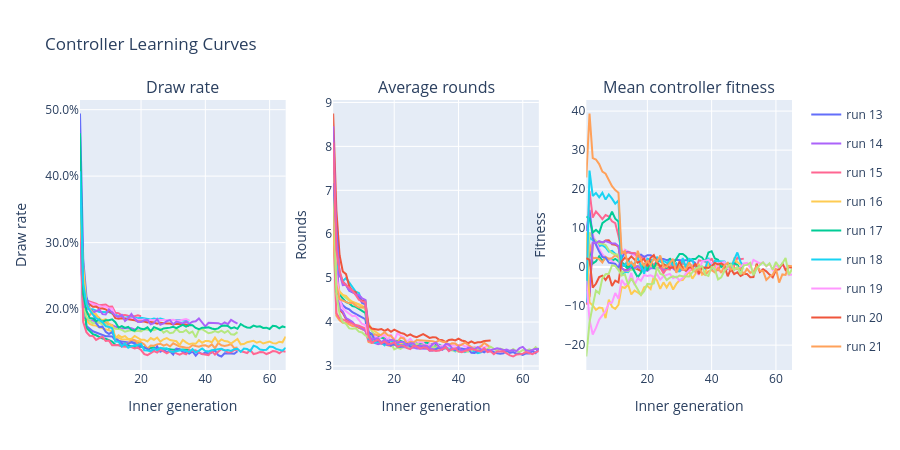

The notebook cell saved with this chart:
### Markdown cell above
## 5. Controller learning and player-experience proxies

Draw rate and game length describe behavioral stabilization, but cannot by themselves establish strategic competence.

### Code cell
training_rows = pc_by_match[pc_by_match.phase == 'training'].copy()
controller_rows = []
for (run_id, inner_gen), group in training_rows.groupby(['training_id', 'inner_gen']):
    games = group.sample_count.sum()
    known_outcomes = group.outcome_games.sum()
    controller_rows.append({
        'training_id': run_id,
        'inner_gen': inner_gen,
        'games': games,
        'draw_rate': group.draws.sum() / games if known_outcomes else np.nan,
        'p1_win_rate': group.p1_wins.sum() / games if known_outcomes else np.nan,
        'average_rounds': weighted_mean(group, 'average_rounds'),
        'mean_g1_fitness': weighted_mean(group, 'average_g1_score'),
        'mean_g2_fitness': weighted_mean(group, 'average_g2_score'),
    })
controller_curve = pd.DataFrame(controller_rows)

current_curve = controller_curve[controller_curve.training_id.isin(EXPERIMENT_IDS)]
fig = make_subplots(rows=1, cols=3, subplot_titles=('Draw rate', 'Average rounds', 'Mean controller fitness'))
for run_id, group in current_curve.groupby('training_id'):
    fig.add_trace(go.Scatter(x=group.inner_gen, y=group.draw_rate, name=f'run {run_id}', legendgroup=str(run_id)), row=1, col=1)
    fig.add_trace(go.Scatter(x=group.inner_gen, y=group.average_rounds, name=f'run {run_id}', legendgroup=str(run_id), showlegend=False), row=1, col=2)
    fig.add_trace(go.Scatter(x=group.inner_gen, y=group.mean_g1_fitness, name=f'run {run_id}', legendgroup=str(run_id), showlegend=False), row=1, col=3)
fig.update_xaxes(title_text='Inner generation')
fig.update_yaxes(tickformat='.1%', title_text='Draw rate', row=1, col=1)
fig.update_yaxes(title_text='Rounds', row=1, col=2)
fig.update_yaxes(title_text='Fitness', row=1, col=3)
fig.update_layout(height=450, title='Controller Learning Curves')
fig.show()

display(controller_curve[controller_curve.inner_gen.isin(CHECKPOINTS)].sort_values(['training_id', 'inner_gen']))
